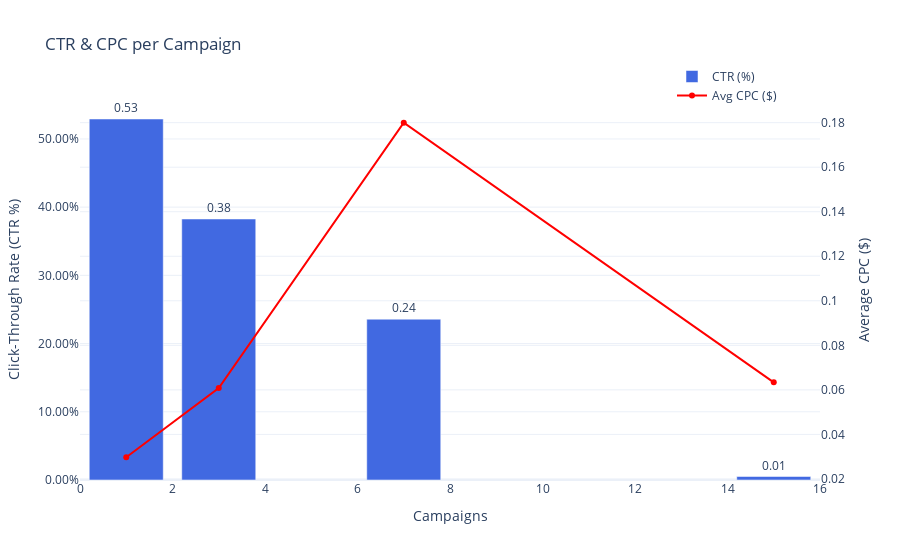

Notebook source saved alongside this figure:
### Markdown cell above
Bar plot (CPC & CTR)

### Code cell
campaign_metrics = df.groupby("Campaign")[["CTR", "Avg. CPC"]].mean().reset_index()

fig = go.Figure()

fig.add_trace(go.Bar(
    x=campaign_metrics["Campaign"],
    y=campaign_metrics["CTR"],
    name="CTR (%)",
    marker=dict(color="royalblue"),
    text=campaign_metrics["CTR"].round(2),
    textposition="outside",
    yaxis="y1"
))

fig.add_trace(go.Scatter(
    x=campaign_metrics["Campaign"],
    y=campaign_metrics["Avg. CPC"],
    name="Avg CPC ($)",
    mode="lines+markers",
    marker=dict(color="red"),
    yaxis="y2"
))

fig.update_layout(
    title="CTR & CPC per Campaign",
    xaxis=dict(title="Campaigns"),
    yaxis=dict(title="Click-Through Rate (CTR %)", tickformat=".2%"),
    yaxis2=dict(title="Average CPC ($)", overlaying="y", side="right"),
    template="plotly_white",
    legend=dict(x=0.8, y=1.1)
)

fig.show()

### Figure 1 — Plotly figure (JSON) as saved in the notebook; plotly's stock layout.template omitted (floating-point values rounded to 4 significant figures)
{"data": [{"marker": {"color": "royalblue"}, "name": "CTR (%)", "text": [0.53, 0.38, 0.24, 0.01], "textposition": "outside", "type": "bar", "x": [1, 3, 7, 15], "y": [0.5292, 0.3827, 0.2357, 0.005126], "yaxis": "y"}, {"marker": {"color": "red"}, "mode": "lines+markers", "name": "Avg CPC ($)", "type": "scatter", "x": [1, 3, 7, 15], "y": [0.02973, 0.06079, 0.18, 0.06337], "yaxis": "y2"}], "layout": {"legend": {"x": 0.8, "y": 1.1}, "title": {"text": "CTR & CPC per Campaign"}, "xaxis": {"title": {"text": "Campaigns"}}, "yaxis": {"tickformat": ".2%", "title": {"text": "Click-Through Rate (CTR %)"}}, "yaxis2": {"overlaying": "y", "side": "right", "title": {"text": "Average CPC ($)"}}}}
